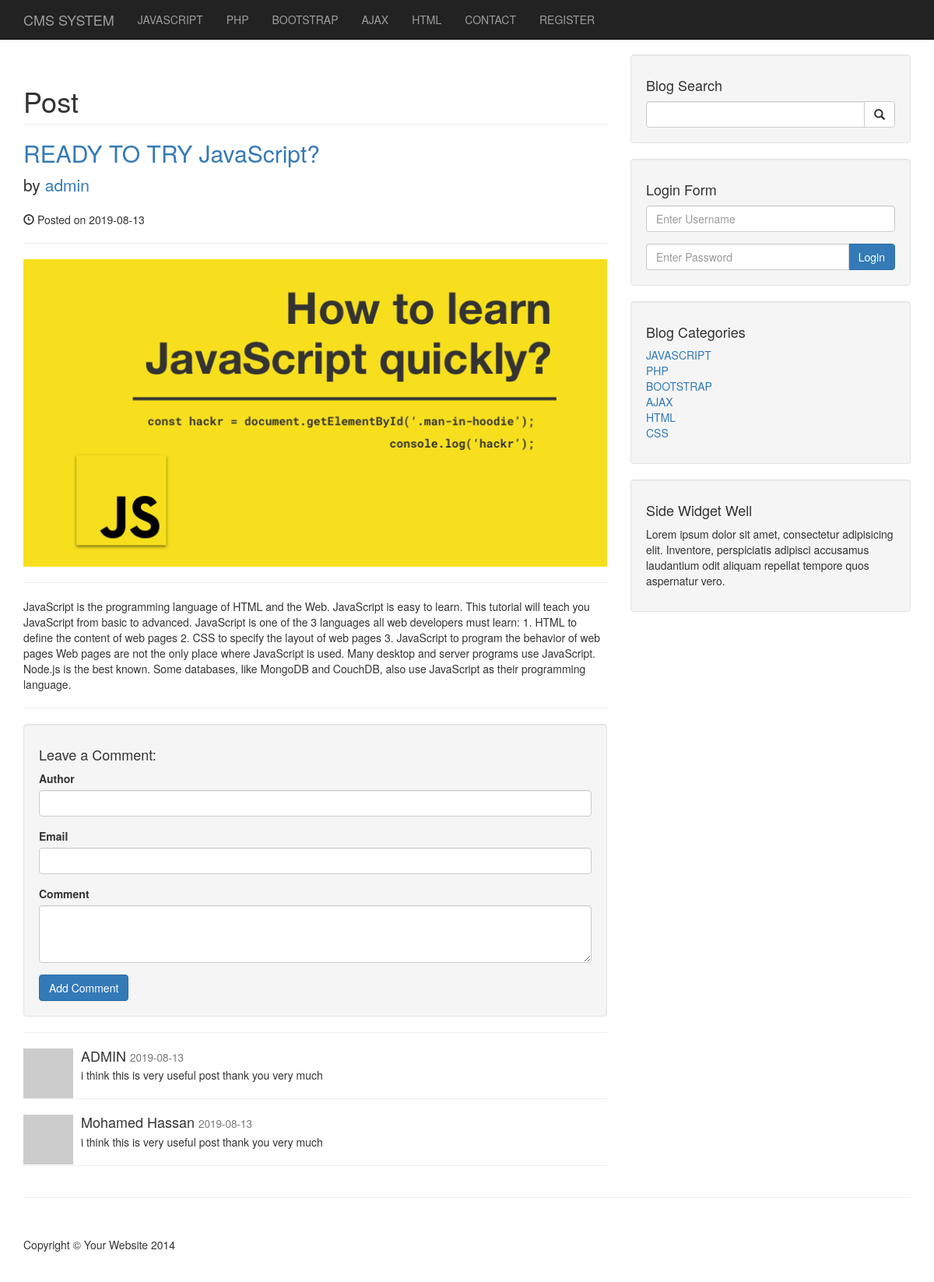
/post.php?p_id=229, run on the app's committed database.
### tables this page shows
CREATE TABLE IF NOT EXISTS `categories` (
  `id` int(3) NOT NULL AUTO_INCREMENT,
  `cat_title` varchar(255) NOT NULL,
  PRIMARY KEY (`id`)
);

CREATE TABLE IF NOT EXISTS `posts` (
  `post_id` int(3) NOT NULL AUTO_INCREMENT,
  `post_category_id` int(3) NOT NULL,
  `post_title` varchar(255) NOT NULL,
  `post_author` varchar(255) NOT NULL,
  `post_date` date NOT NULL,
  `post_image` text NOT NULL,
  `post_content` text NOT NULL,
  `post_tags` varchar(255) NOT NULL,
  `post_comment_count` int(11) NOT NULL,
  `post_status` varchar(255) NOT NULL DEFAULT 'draft',
  `post_views_count` int(11) NOT NULL,
  PRIMARY KEY (`post_id`)
);

CREATE TABLE IF NOT EXISTS `comments` (
  `comment_id` int(3) NOT NULL AUTO_INCREMENT,
  `comment_post_id` int(3) NOT NULL,
  `comment_author` varchar(255) NOT NULL,
  `comment_email` varchar(255) NOT NULL,
  `comment_content` text NOT NULL,
  `comment_status` varchar(25) NOT NULL,
  `comment_date` date NOT NULL,
  PRIMARY KEY (`comment_id`)
);

### post.php (the view, shortened to what this page needs)
<?php include "includes/header.php"; ?>
    <?php include "includes/navigation.php" ;?>
    <div class="container">
        <div class="row">
            <div class="col-md-8">
                <h1 class="page-header">
                    Post
                </h1>
                <?php
                $the_post_id = $_GET['p_id'];
                $query = "SELECT * FROM posts WHERE post_id = '$the_post_id' ";
                $select_all_posts_query = mysqli_query($connection ,$query);
                while ($row = mysqli_fetch_assoc($select_all_posts_query)){
                $post_id        = $row['post_id'];
                $post_title     = $row['post_title'];
                $post_author    = $row['post_author'];
                $post_date      = $row['post_date'];
                $post_image     = $row['post_image'];
                $post_content   = $row['post_content'];
                ?>
                <h2>
                    <a href="post.php?p_id=<?php echo $post_id ;?>"><?php echo $post_title ;?></a>
                </h2>
                <p class="lead">
                    by <a href="author_posts.php?author=<?php echo $post_author ;?>"><?php echo $post_author ;?></a>
                </p>
                <p><span class="glyphicon glyphicon-time"></span> Posted on <?php echo $post_date ;?></p>
                <hr>
                <img class="img-responsive" src="images/<?php echo $post_image?>" alt="">
                <hr>
                <p><?php echo $post_content ;?></p>
                <hr>
                <?php } ?>
                <div class="well">
                    <h4>Leave a Comment:</h4>
                    <form role="form" action = "" method = "post">
                       <div class="form-group">
                           <label for="author">Author</label>
                            <input type="text" name = "comment_author" class="form-control" >
                        </div>
                        <div class="form-group">
                            <label for="email">Email</label>
                            <input type="email" name = "comment_email" class="form-control" >
                        </div>
                        <div class="form-group">
                            <label for="comment">Comment</label>
                            <textarea class="form-control" name= "comment_content" rows="3"></textarea>
                        </div>
                        <button type="submit" class="btn btn-primary" name = "create_comment">Add Comment</button>
                    </form>
                </div>
                <hr>
                <div class="media">
        <?php
        $query = "SELECT * FROM comments WHERE comment_post_id = '$the_post_id' ";
        $query .= "AND comment_status = 'approve' ";
        $query .= "ORDER BY comment_id DESC";
        $select_all_comments_query = mysqli_query($connection , $query);
        while($row = mysqli_fetch_assoc($select_all_comments_query)){
        $comment_date = $row['comment_date'];
        $comment_author = $row['comment_author'];
        $comment_content = $row['comment_content'];
        ?>
                    <a class="pull-left" href="#">
                        <img class="media-object" src="http://placehold.it/64x64" alt="">
                    </a>
                    <div class="media-body">
                        <h4 class="media-heading"><?php echo $comment_author;?>
                            <small><?php echo $comment_date;?></small>
                        </h4>
                        <?php echo $comment_content;?>
                    </div>
                    <hr>
            <?php } ?>
                </div>
            </div>
            <?php include "includes/sidebar.php" ;?>
        </div>
        <hr>
<?php include"includes/footer.php";?>

### includes/navigation.php (shortened to what this page needs)
<nav class="navbar navbar-inverse navbar-fixed-top" role="navigation">
        <div class="container">
            <div class="navbar-header">
                <a class="navbar-brand" href="index.php">CMS SYSTEM</a>
            </div>
            <div class="collapse navbar-collapse" id="bs-example-navbar-collapse-1">
                <ul class="nav navbar-nav">
                   <?php
                    $query = "SELECT * FROM categories LIMIT 5";
                    $select_all_categories_query = mysqli_query($connection , $query);
                    while($row = mysqli_fetch_assoc($select_all_categories_query)){
                        $cat_id = $row['id'];
                        $cat_title = $row['cat_title'] ;
                        $category_class = "";
                        $regstration_class = "";
                        $contact_class = "";
                        echo "<li class = '$category_class'> <a href='categories.php?category=$cat_id'> {$cat_title} </a> </li>";
                    }
                    ?>
                   <?php
                    if(isset($_SESSION["user_role"])){
                        if($_SESSION["user_role"] == "admin"){
                            echo "<li><a style = 'color : #22d3ef' href='admin/'>ADMIN</a></li>";
                            echo "<li><a style = 'color : red' href='includes/logout.php'>LOGOUT</a></li>";
                            if(isset($_GET['p_id'])){
                                $the_post_id = $_GET['p_id'];
                                echo "<li><a style = 'color : #1cff0c' href = 'admin/posts.php?source=edit_post&p_id={$the_post_id}' >EDITE</a></li>";
                            }
                        }else{
                            echo "<li><a style = 'color : red' href='includes/logout.php'>LOGOUT</a></li>";
                        }
                    }elseif(!isset($_SESSION["user_role"])){
                            echo "<li class = '$contact_class'> <a href='contact.php'>CONTACT</a> </li>";
                            echo "<li class = '$regstration_class' > <a href='registration.php'>REGISTER</a> </li>";
                        }
                    ?>
                </ul>
            </div>
        </div>
    </nav>

### includes/sidebar.php (shortened to what this page needs)
<div class="col-md-4">
                <div class="well">
                    <h4>Blog Search</h4>
                    <form action="search.php" method="POST">
                        <div class="input-group">
                            <input name = "search" type="text" class="form-control">
                            <span class="input-group-btn">
                                <button name = "submit" class="btn btn-default" type="submit">
                                    <span class="glyphicon glyphicon-search"></span>
                            </button>
                            </span>
                        </div>
                    </form>
                </div>
                <?php
                if(!isset($_SESSION['user_name'])){
                    ?>
                <div class="well">
                    <h4>Login Form</h4>
                    <form action="" method="POST">
                        <div class="form-group">
                            <input
                            type = "text"
                            name = "user_name"
                            class="form-control"
                            placeholder="Enter Username"
                            autocomplete = "on"
                            value = "<?php echo isset($user_name) ? $user_name : '' ?>"
                            >
                        </div>
                        <div class="input-group ">
                            <input
                            type = "password"
                            name = "user_password"
                            class="form-control"
                            placeholder="Enter Password"
                            autocomplete = "on"
                            value = "<?php echo isset($user_password) ? $user_password : '' ?>"
                            >
                            <span class = "input-group-btn">
                               <button class = "btn btn-primary" name = "login" type = "submit">Login</button>
                            </span>
                        </div>
                    </form>
                </div>
                <?php }else{
                echo   "<div class='well'>
                    <h4>Signed In As {$_SESSION['user_name']} </h4>
                    <a class = 'btn btn-danger' href = 'includes/logout.php'>Logout</a>
                    </div>"
                    ;
                }
    ?>
                <div class="well">
                    <h4>Blog Categories</h4>
                    <div class="row">
                      <div class="col-lg-12">
                            <ul class="list-unstyled">
                       <?php
                    $query = "SELECT * FROM categories";
                    $select_categories_sidebar = mysqli_query($connection , $query);
                    while($row = mysqli_fetch_assoc($select_categories_sidebar)){
                        $cat_id     = $row['id'];
                        $cat_title = $row['cat_title'] ;
                        echo "<li> <a href='categories.php?category=$cat_id'> {$cat_title} </a> </li>";
                    }
                ?>
                            </ul>
                        </div>
                    </div>
                </div>
                <?php include "widget.php";?>
            </div>

### css/blog-home.css (style rules this page uses)
body { padding-top: 70px; }

### data on the page
categories: cat_title "JAVASCRIPT"
categories: cat_title "PHP"
categories: cat_title "BOOTSTRAP"
categories: cat_title "AJAX"
categories: cat_title "HTML"
posts: post_title "READY TO TRY JavaScript?", post_author "admin", post_date "2019-08-13", post_image (picture), post_content "JavaScript is the programming language of HTML and the Web. JavaScript is easy to learn. This tutorial will teach you JavaScript from basic to advanced. JavaScript is one of the 3 languages all web developers must learn: 1. HTML to define the content of web pages 2. CSS to specify the layout of web pages 3. JavaScript to program the behavior of web pages Web pages are not the only place where JavaScript is used. Many desktop and server programs use JavaScript. Node.js is the best known. Some databases, like MongoDB and CouchDB, also use JavaScript as their programming language."
comments: comment_author "ADMIN", comment_date "2019-08-13", comment_content "i think this is very useful post thank you very much"
comments: comment_author "Mohamed Hassan", comment_date "2019-08-13", comment_content "i think this is very useful post thank you very much"
categories: cat_title "CSS"
